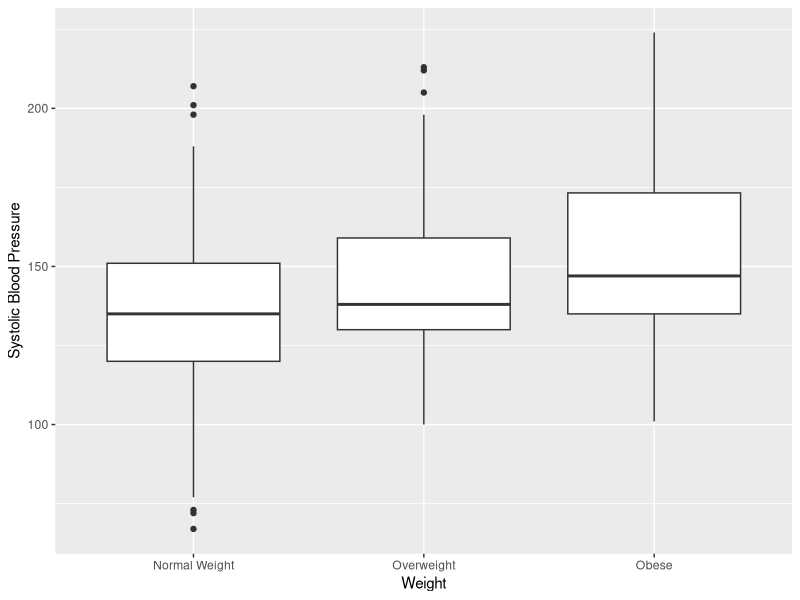
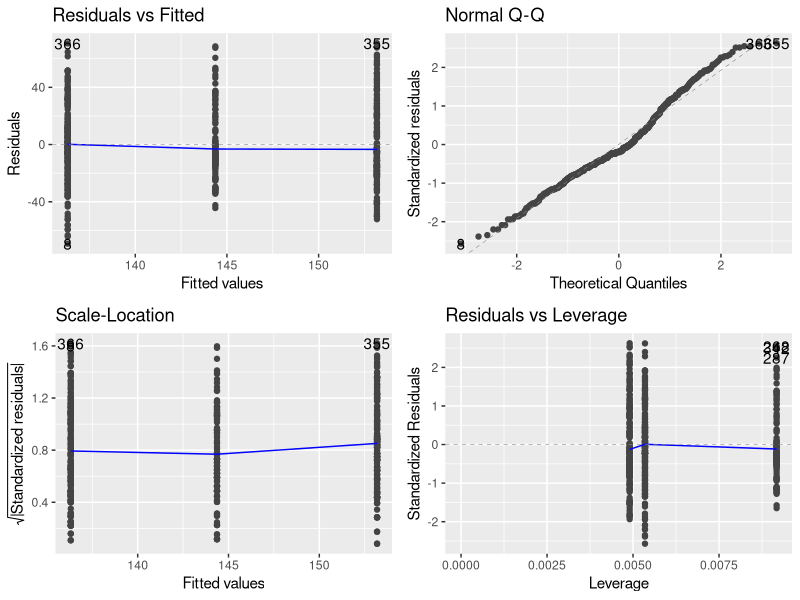

Reproduce these figures in R, in order.
## ---- chunk 1
knitr::opts_chunk$set(echo = TRUE)
## ---- chunk 2
library(tidyverse)
library(knitr)
library(ggfortify)
library(emmeans)

BPdata <- read.csv("Blood1.csv")
glimpse(BPdata)
## ---- chunk 3
BPdata <- BPdata %>%
mutate(Smoke = factor(Smoke, 0:1, labels=c("Non-Smoker", "Smoker")),
       Overwt = factor(Overwt, 0:2, labels=c("Normal Weight", "Overweight", "Obese")))
glimpse(BPdata)
## ---- chunk 4
ggplot(BPdata, aes(x=Overwt, y = SystolicBP)) +
  geom_boxplot() +
  labs(x = "Weight", y = "Systolic Blood Pressure")
## ---- chunk 5
Overwt.anova <- aov(SystolicBP ~ Overwt, data = BPdata)
summary(Overwt.anova)
## ---- chunk 6
autoplot(Overwt.anova)
## ---- chunk 7
Overwt.mc <- emmeans(Overwt.anova, "Overwt")
contrast(Overwt.mc, "pairwise")
confint(contrast(Overwt.mc, "pairwise"))
